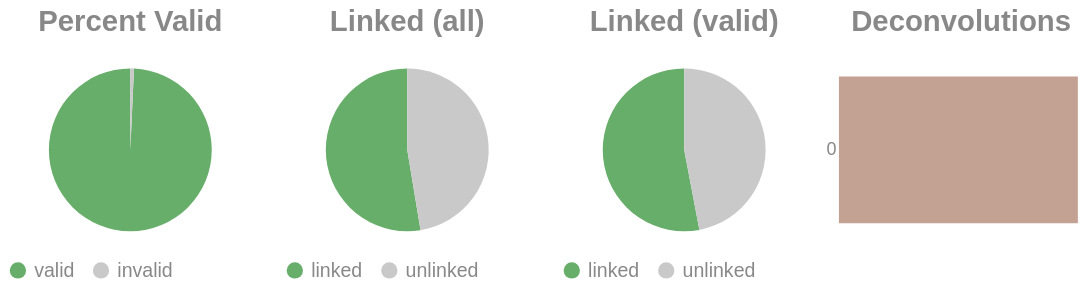

Notebook source saved alongside this figure:
### Code cell
if SKIPLR:
    pass
else:
    clash = Counter()
    for i in valids['molecule'].to_list():
        _mol = i.split("-")
        if len(_mol) == 1:
            clash.update('0')
        else:
            clash.update(_mol[-1])

    _d = {"deconvolutions": [], 'count': []}
    for k,v in clash.items():
        _d['deconvolutions'].append(k)
        _d['count'].append(v)

    tot_valid = valids['reads'].sum()
    mask = valids['reads'] >= 2
    n_linked_reads = valids.filter(mask)['reads'].sum()
    if n_linked_reads == 0:
        print_html("No linked molecules (>=2 reads) were detected; skipping linked-only distributions.")
        SKIPLR = True
    else:
        perc_valid = round(tot_valid / n_reads, 4)
        linked_perc_abs = round(n_linked_reads / n_reads, 4)
        linked_perc = round(n_linked_reads / tot_valid, 4)

    _valid = pl.DataFrame({"valids": ['valid', 'invalid'], "count": [tot_valid, n_reads - tot_valid]})
    _linked_abs = pl.DataFrame({"linked (absolute)": ['linked', 'unlinked'], "count": [n_linked_reads, n_reads - n_linked_reads]})
    _linked_rel = pl.DataFrame({"linked (valids)": ['linked', 'unlinked'], "count": [n_linked_reads, tot_valid - n_linked_reads]})

    (
        alt.hconcat(
            piechart(_valid, goodval = 'valid', title = "Percent Valid"),
            piechart(_linked_abs, goodval = "linked", title =  "Linked (all)"),
            piechart(_linked_rel, goodval = "linked", title =  "Linked (valid)"),
            convolutionbar(pl.DataFrame(_d), title = "Deconvolutions"),
            center = True,
            bounds = 'flush'
        )
        .resolve_scale(color='independent')
        .resolve_legend('independent')
        .properties(usermeta={'embedOptions': {"actions": False}})
    ).display()

### Figure 1 — Vega-Lite specification as saved in the notebook (floating-point values rounded to 4 significant figures)
{"width": "container", "height": 400, "config": {"title": {"anchor": "start", "dy": -15, "fontSize": 18, "color": "#888888", "subtitleColor": "#888888", "subtitleFontSize": 14}, "arc": {"fill": "#0072B2"}, "axis": {"domainColor": "#888888", "domainWidth": 0.5, "gridWidth": 0.2, "grid": false, "titleFontWeight": 400, "titleFontSize": 15, "labelFontSize": 11, "labelColor": "#888888", "tickColor": "#888888", "tickWidth": 0.2, "titleColor": "#888888"}, "axisBand": {"grid": false}, "axisX": {"grid": true, "tickSize": 10, "domainCap": "round"}, "axisY": {"domain": false, "grid": true, "tickSize": 0, "domainCap": "round"}, "background": "transparent", "header": {"labelFontSize": 15, "labelColor": "#888888", "titleFontSize": 15, "titleFontWeight": 600, "titleColor": "#888888"}, "legend": {"labelFont": "sans-serif", "labelFontSize": 12, "labelColor": "#888888", "symbolSize": 100, "symbolType": "circle", "titleFontSize": 12, "titlePadding": 10, "titleColor": "#888888", "title": null}, "range": {"category": ["#E69F00", "#56B4E9", "#009E73", "#F0E442", "#0072B2", "#D55E00", "#CC79A7", "#000000"], "diverging": ["#cfe8f3", "#a2d4ec", "#73bfe2", "#46abdb", "#1696d2", "#12719e"]}, "area": {"fill": "#0072B2", "fillOpacity": 0.7, "line": true, "strokeOpacity": 0.7}, "line": {"color": "#0072B2", "stroke": "#0072B2", "strokeWidth": 2}, "trail": {"color": "#0072B2", "stroke": "#0072B2", "strokeWidth": 0, "size": 1}, "point": {"filled": true, "fillOpacity": 1.0, "size": 95}, "text": {"color": "#888888", "fontSize": 11, "align": "right", "fontWeight": 400, "size": 11}, "bar": {"fill": "#0072B2", "stroke": null}, "view": {"stroke": null, "continuousWidth": 660, "continuousHeight": 400}}, "hconcat": [{"data": {"name": "data-84d76ab9d62b1c0eea5acca036d1ed59"}, "mark": {"type": "arc"}, "encoding": {"color": {"field": "valids", "legend": {"orient": "bottom", "title": null}, "scale": {"domain": ["valid", "invalid"], "range": ["#68ae6b", "#C9C9C9"]}, "title": "Valids", "type": "nominal"}, "theta": {"field": "count", "type": "quantitative"}, "tooltip": [{"field": "valids", "title": "Valids", "type": "ordinal"}, {"field": "percent", "format": ".2%", "title": "Percent", "type": "quantitative"}, {"field": "count", "title": "Count", "type": "quantitative"}]}, "height": 100, "title": {"text": "Percent Valid", "align": "center", "anchor": "middle"}, "transform": [{"calculate": "datum.count / 4849549", "as": "percent"}], "width": 150}, {"data": {"name": "data-69954b3156b4447b96822621029afb3b"}, "mark": {"type": "arc"}, "encoding": {"color": {"field": "linked (absolute)", "legend": {"orient": "bottom", "title": null}, "scale": {"domain": ["linked", "unlinked"], "range": ["#68ae6b", "#C9C9C9"]}, "title": "Linked (Absolute)", "type": "nominal"}, "theta": {"field": "count", "type": "quantitative"}, "tooltip": [{"field": "linked (absolute)", "title": "Linked (Absolute)", "type": "ordinal"}, {"field": "percent", "format": ".2%", "title": "Percent", "type": "quantitative"}, {"field": "count", "title": "Count", "type": "quantitative"}]}, "height": 100, "title": {"text": "Linked (all)", "align": "center", "anchor": "middle"}, "transform": [{"calculate": "datum.count / 4849549", "as": "percent"}], "width": 150}, {"data": {"name": "data-2e2fb491567c931af030d484dba89694"}, "mark": {"type": "arc"}, "encoding": {"color": {"field": "linked (valids)", "legend": {"orient": "bottom", "title": null}, "scale": {"domain": ["linked", "unlinked"], "range": ["#68ae6b", "#C9C9C9"]}, "title": "Linked (Valids)", "type": "nominal"}, "theta": {"field": "count", "type": "quantitative"}, "tooltip": [{"field": "linked (valids)", "title": "Linked (Valids)", "type": "ordinal"}, {"field": "percent", "format": ".2%", "title": "Percent", "type": "quantitative"}, {"field": "count", "title": "Count", "type": "quantitative"}]}, "height": 100, "title": {"text": "Linked (valid)", "align": "center", "anchor": "middle"}, "transform": [{"calculate": "datum.count / 4814536", "as": "percent"}], "width": 150}, {"data": {"name": "data-51140602843417f81ff8ef93da40ae69"}, "mark": {"type": "bar"}, "encoding": {"color": {"field": "deconvolutions", "legend": null, "scale": {"scheme": "lightgreyred"}, "type": "nominal"}, "tooltip": [{"field": "deconvolutions", "title": "Deconvolutions", "type": "ordinal"}, {"field": "percent", "format": ".2%", "title": "Percent", "type": "quantitative"}, {"field": "count", "title": "Count", "type": "quantitative"}], "x": {"axis": null, "field": "count", "type": "quantitative"}, "y": {"field": "deconvolutions", "sort": "ascending", "title": null, "type": "nominal"}}, "height": 100, "title": {"text": "Deconvolutions", "align": "center", "anchor": "middle"}, "transform": [{"calculate": "datum.count / 2933307", "as": "percent"}], "width": 150}], "bounds": "flush", "center": true, "resolve": {"legend": {"angle": "independent"}, "scale": {"color": "independent"}}, "usermeta": {"embedOptions": {"actions": false}}, "$schema": "https://vega.github.io/schema/vega-lite/v6.1.0.json", "datasets": {"data-84d76ab9d62b1c0eea5acca036d1ed59": [{"valids": "valid", "count": 4814536}, {"valids": "invalid", "count": 35013}], "data-69954b3156b4447b96822621029afb3b": [{"linked (absolute)": "linked", "count": 2551534}, {"linked (absolute)": "unlinked", "count": 2298015}], "data-2e2fb491567c931af030d484dba89694": [{"linked (valids)": "linked", "count": 2551534}, {"linked (valids)": "unlinked", "count": 2263002}], "data-51140602843417f81ff8ef93da40ae69": [{"deconvolutions": "0", "count": 2933307}]}}
